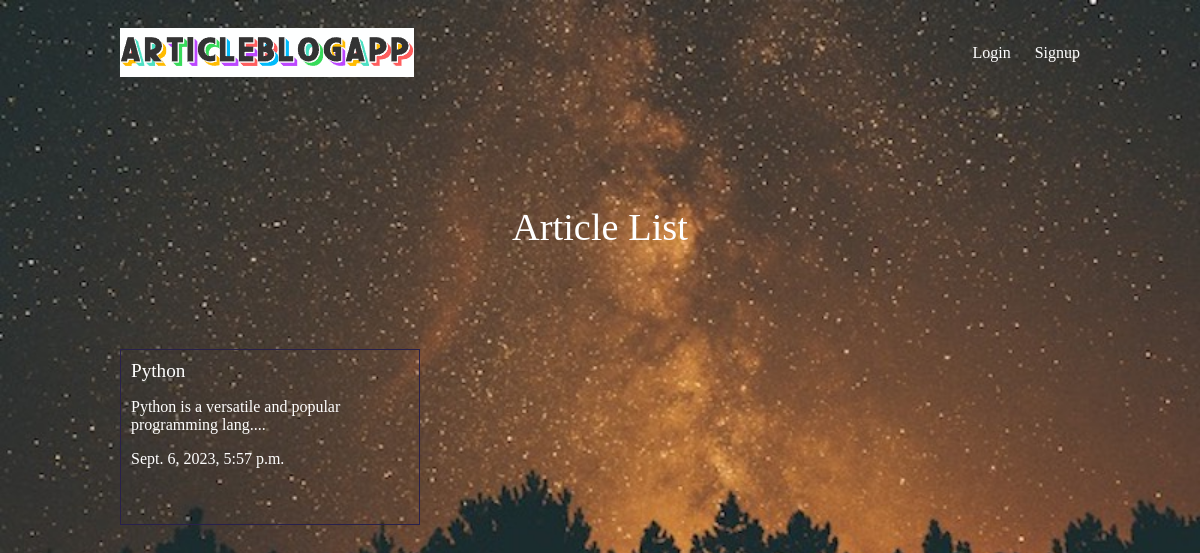
The page / on the database its author committed.
### ArticleBlogApp/models.py (models this page shows, shortened)
class Article(models.Model):
    title = models.CharField(max_length=100)
    slug = models.SlugField()
    body = models.TextField()
    post_date = models.DateTimeField(auto_now_add=True)
    image = models.ImageField(null=True, blank=True)
    writter = models.ForeignKey(User, on_delete=models.CASCADE, default=None)
    def snippet(self):
        return self.body[:50] + '....'

### ArticleBlogApp/views.py (the view)
# urls.py: path('', homeview, name='Articlelist'),
def homeview(request):
    article = Article.objects.all()
    return render(request, 'home.html', {'articles':article})

### ArticleBlogApp/templates/home.html
{% extends 'base.html' %}
{% block content%}
        <h1>Article List</h1>
        <div class=Articles>
            {% for i in articles %}
               <div class=Article>
                  <h2> <a href = '{% url "article_detail" slug=i.slug %}'> {{i.title}} </a> </h2>
                  <p> {{i.snippet}} </p>
                  <p> {{i.post_date}} </p>
                </div>
            {% endfor %}
        </div>
{% endblock %}

### templates/base.html (shortened to what this page needs)
{% load static  %}
<!DOCTYPE html>
<html lang="en">
<head>
    <link rel="stylesheet"  href="{% static 'style.css' %}">
</head>
<body>
    <header class="wrapper">
        <h1><a href="{% url 'Articlelist' %}"><img src="{% static 'logo2.png' %}" alt="ArticleBlogApp" /></a></h1>
        <nav>
            <ul>
                   {% if user.is_authenticated %}
                    <li>
                        <form class="logout-link" action="{% url 'logout' %}" method="post">
                            {% csrf_token %}
                            <button type="submit">Logout</button>
                        </form>
                    </li>
                    <li><a href="{% url 'createarticle' %}" class="highlight">New Article</a></li>
                    {% else %}
                    <li><a href="{% url 'login' %}">Login</a></li>
                    <li><a href="{% url 'signup' %}">Signup</a></li>
                    {% endif %}
            </ul>
        </nav>
    </header>
    <div class="wrapper">
        {% block content %}
        {% endblock %}
    </div>
</body>
</html>

### static/style.css (style rules this page uses)
body { background-color: #0f121f; background-image: url(/static/bgimg.jpg); background-repeat: no-repeat; background-size: cover; color: #fff; }
body * { font-family: Ubuntu; }
h1, h2, h3, h4, h5 { font-weight: normal; margin: 0; }
a, a:hover, a:visited { color: #fff; text-decoration: none; }
.wrapper { max-width: 960px; margin: 0 auto; }
div.wrapper > h1 { text-align: center; margin: 100px auto; font-size: 2.4em }
header { display: grid; grid-template-columns: 1fr 1fr; padding: 20px 0; }
nav { justify-self: end; }
nav li { display: inline-block; list-style-type: none; margin-left: 20px; }
.Articles { display: grid; grid-template-columns: 1fr 1fr 1fr; grid-gap: 30px; }
.Article { padding: 10px; border: 1px solid #28204c; position: relative; padding-bottom: 40px; }
.Article h2 { font-size: 1.2em; }

### rows shown on the page
Article: title "Python", snippet "Python is a versatile and popular programming lang....", post_date "Sept. 6, 2023, 5:57 p.m."
